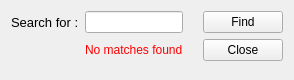
<?xml version="1.0" encoding="UTF-8"?>
<ui version="4.0">
 <class>Find</class>
 <widget class="QDialog" name="Find">
  <property name="geometry">
   <rect>
    <x>0</x>
    <y>0</y>
    <width>294</width>
    <height>80</height>
   </rect>
  </property>
  <property name="windowTitle">
   <string>Find</string>
  </property>
  <layout class="QVBoxLayout" name="verticalLayout_2">
   <item>
    <layout class="QGridLayout" name="gridLayout">
     <item row="0" column="0">
      <widget class="QLabel" name="_lbSearch">
       <property name="font">
        <font>
         <pointsize>10</pointsize>
        </font>
       </property>
       <property name="text">
        <string>Search for :</string>
       </property>
      </widget>
     </item>
     <item row="0" column="2">
      <widget class="QLineEdit" name="_leSearch"/>
     </item>
     <item row="0" column="4" rowspan="2">
      <layout class="QVBoxLayout" name="verticalLayout">
       <item>
        <widget class="QPushButton" name="_btnFind">
         <property name="text">
          <string>Find</string>
         </property>
         <property name="autoDefault">
          <bool>false</bool>
         </property>
        </widget>
       </item>
       <item>
        <widget class="QPushButton" name="_btnClose">
         <property name="text">
          <string>Close</string>
         </property>
         <property name="autoDefault">
          <bool>false</bool>
         </property>
        </widget>
       </item>
      </layout>
     </item>
     <item row="0" column="3">
      <spacer name="horizontalSpacer">
       <property name="orientation">
        <enum>Qt::Horizontal</enum>
       </property>
       <property name="sizeHint" stdset="0">
        <size>
         <width>40</width>
         <height>20</height>
        </size>
       </property>
      </spacer>
     </item>
     <item row="1" column="2">
      <widget class="QLabel" name="_lbWarning">
       <property name="text">
        <string>&lt;html&gt;&lt;head/&gt;&lt;body&gt;&lt;p&gt;&lt;span style=&quot; color:#ff0000;&quot;&gt;No matches found&lt;/span&gt;&lt;/p&gt;&lt;/body&gt;&lt;/html&gt;</string>
       </property>
      </widget>
     </item>
    </layout>
   </item>
   <item>
    <spacer name="verticalSpacer">
     <property name="orientation">
      <enum>Qt::Vertical</enum>
     </property>
     <property name="sizeHint" stdset="0">
      <size>
       <width>20</width>
       <height>40</height>
      </size>
     </property>
    </spacer>
   </item>
  </layout>
 </widget>
 <tabstops>
  <tabstop>_leSearch</tabstop>
  <tabstop>_btnFind</tabstop>
  <tabstop>_btnClose</tabstop>
 </tabstops>
 <resources/>
 <connections/>
</ui>
